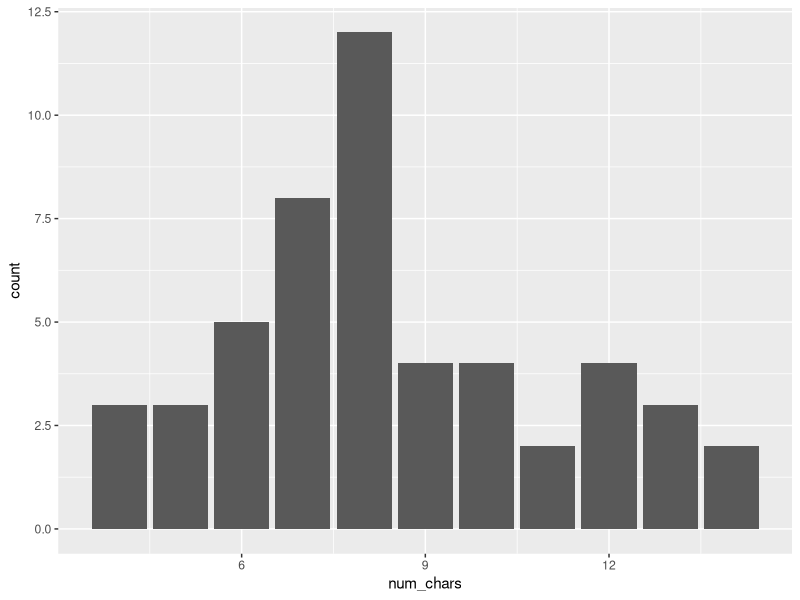

Recreate this plot in R.
## ---- chunk 1
library(ggplot2)
## ---- chunk 2
head(USArrests)
## ---- chunk 3
states <- rownames(USArrests)
head(states)
## ---- chunk 4
# number of characters
nchar(states)
## ---- chunk 5
# to lower case
tolower(states)
## ---- chunk 6
# to upper case
toupper(states)
## ---- chunk 7
# case folding (upper = TRUE)
casefold(states, upper = TRUE)
## ---- chunk 8
# case folding (upper = FALSE)
casefold(states, upper = FALSE)
## ---- chunk 9
# number of charcaters
num_chars <- nchar(states)
## ---- chunk 10
# frequency table
freqTable <- data.frame(states, num_chars)
freqTable
# barchart of number-of-characters
ggplot(freqTable, aes(x = num_chars)) + geom_bar()

#barplot(table(num_chars))
## ---- chunk 11
paste('Pumpkin', 'Pie')
## ---- chunk 12
paste('a', 'b', 'c', 'd', 'e')
## ---- chunk 13
paste('a', 'b', 'c', 'd', 'e', sep = '-')
## ---- chunk 14
paste('a', 1:5, sep = '.')
## ---- chunk 15
# paste0() -vs- paste(..., sep = "")
paste0('Pumpkin', 'Pie')
## ---- chunk 16
paste('Pumpkin', 'Pie', sep = '')
## ---- chunk 17
# paste0() is also vectorized
paste0('a', 1:5)
## ---- chunk 18
# paste names with their num-of-chars
paste(head(states, 5), c(7, 6, 7, 8, 10), sep = ' = ')
## ---- chunk 19
# collapse first 5 states
paste(head(states, 5), collapse = "")
## ---- chunk 20
# extract first 3 characters
substr('Berkeley', 1, 3)
## ---- chunk 21
# shorten state names with first 3 characters
substr(states, 1, 3)
## ---- chunk 22
# shorten state names with last 3 characters
substr(states, num_chars-2, num_chars)
## ---- chunk 23
# shorten state names with first 3 characters
paste0(substr(states, 1, 1),substr(states, num_chars-2, num_chars))
## ---- chunk 24
# 4-char states
states[num_chars == 4]
## ---- chunk 25
# 10-char states
states[num_chars == 10]
## ---- chunk 26
# collapse 4-char states
paste(states[num_chars == 4], collapse = ", ")
## ---- chunk 27
states_list <- list()
for(i in min(num_chars) : max(num_chars)) {
  if (i %% 2 == 0) {
    states_list[[i - min(num_chars) + 1]] <- toupper(paste(states[num_chars == i], collapse = ", "))
  } else {
    states_list[[i - min(num_chars) + 1]] <- tolower(paste(states[num_chars == i], collapse = ", "))
  }
}
#paste(min(num_chars) : max(num_chars), 'chars', sep = '-')
names(states_list) <-  paste(min(num_chars) : max(num_chars), 'chars', sep = '-')
states_list
## ---- chunk 28
to_celsius <- function(x = 1) {
  (x - 32) * (5/9)
}

to_kelvin <- function(x = 1) {
  (x + 459.67) * (5/9)
}

to_reaumur <- function(x = 1) {
  (x - 32) * (4/9)
}

to_rankine <- function(x = 1) {
  x + 459.67
}
## ---- chunk 29
temp_convert <- function(x = 1, to = "celsius") {
  switch(to,
         "celsius" = to_celsius(x),
         "kelvin" = to_kelvin(x),
         "reaumur" = to_reaumur(x),
         "rankine" = to_rankine(x))
}

temp_convert(30, 'celsius')
## ---- chunk 30
temp_convert(30, 'celsius')
temp_convert(30, 'Celsius')
temp_convert(30, 'CELSIUS')
## ---- chunk 31
# your function temp_convert
temp_convert <- function(x = 1, to = "celsius") {
  switch(tolower(to),
         "celsius" = to_celsius(x),
         "kelvin" = to_kelvin(x),
         "reaumur" = to_reaumur(x),
         "rankine" = to_rankine(x))
}

temp_convert(30, 'celsius')
## ---- chunk 32
# vector of file names
a <-paste0('file', 1:10, '.csv')
a
## ---- chunk 33
# rename vector of file names
gsub(a, pattern="file", replacement="dataset")

## ---- chunk 34
outfile2 <- "output2.txt"
cat("---", file = outfile2)
cat("\n", file = outfile2, append = TRUE)
cat("title: \"Some title\"", file = outfile2)
cat("\n", file = outfile2, append = TRUE)
cat("author: \"Your name\"", file = outfile2)
cat("\n", file = outfile2, append = TRUE)
cat("date: \"today's date\"", file = outfile2)
cat("\n", file = outfile2, append = TRUE)
cat("output: html_document", file = outfile2)
cat("\n", file = outfile2, append = TRUE)
cat("---", file = outfile2)
cat("\n", file = outfile2, append = TRUE)
cat("This is the first line", file = outfile2)
cat("\n", file = outfile2, append = TRUE)
cat("A 2nd line", file = outfile2, append = TRUE)
cat("\n\n", file = outfile2, append = TRUE)
cat("\nThe quick brown fox jumps over the lazy dog\n",
    file = outfile2, append = TRUE)
## ---- chunk 35
# random vector of letters
set.seed(1)
letrs <- sample(letters, size = 100, replace = TRUE)
head(letrs)
## ---- chunk 36
set.seed(1)
letrs <- sample(letters, size = 100, replace = TRUE)
vowels <- c('a', 'e', 'i', 'o', 'u')
table(letrs[letrs %in% vowels])
# count number of vowels
## ---- chunk 37
consonants <- letters[!(letters %in% vowels)]
table(letrs[letrs %in% consonants])
## ---- chunk 38
# your function count_letters()
count_letters <- function(x) {
  # auxiliar vectors
  vowels <- c('a', 'e', 'i', 'o', 'u')
  consonants <- letters[!(letters %in% vowels)]
  # count letters, vowels, and consonants
  print(paste('letters:', sum(nchar(letrs))))
  print(paste('vowels:', sum(letrs %in% vowels)))
  print(paste('consonants:', sum(letrs %in% consonants)))
}

count_letters(letrs)
